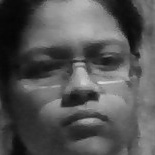
#> input picture FACE DETECTION - CV/dataset/blueJ/1.jpg, 155 x 155 px, given in place of the camera
$ jupyter execute 'Face Detection .ipynb'   (text cells are left out)
#> lines starting #> are read from the running program, lines starting #| are printed output that depends on the picture; after the words box and inside, x2 and y2 are one past the last pixel; in counts of white or black regions, pixels touching at a corner belong together
[cell 1]
import cv2
import os

[cell 2]
alg = 'haarcascade_frontalface_default.xml'

haar_cascade = cv2.CascadeClassifier(alg)

cam = cv2.VideoCapture(0)
while True:
    _, img = cam.read()
#> img is the input picture: shape (155, 155, 3); min 5, max 219, mean 85
    grayImg = cv2.cvtColor(img, cv2.COLOR_BGR2GRAY)
    face = haar_cascade.detectMultiScale(grayImg, 1.3, 4)
#> face = [[14, 11, 128, 128]]
    for (x,y,w,h) in face:
        cv2.rectangle(img, (x,y), (x+w, y+h), (0,255,0), 2)
#> this loop made 1 pass
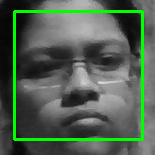
#> img: shape (155, 155, 3); 6.38% of pixels changed, all inside (x1, y1, x2, y2) = (13, 10, 144, 141)
    cv2.imshow('FaceDetection', img)
    key = cv2.waitKey(10)
#> (key Esc is pressed here)
    if key == 27: # pressing an escape button
        break
cam.release()
cv2.destroyAllWindows()

[cell 3]
dataset = 'dataset'
name = 'blueJ'

path = os.path.join(dataset, name)
if not os.path.isdir(path):
    os.mkdir(path)
(width, height) = (130, 100)

alg = 'haarcascade_frontalface_default.xml'
haar_cascade = cv2.CascadeClassifier(alg)
cam = cv2.VideoCapture(0)

count = 1
# print('No Person Detected')
while count < 31: # it will capture upto 30 images
    print(count)
    _, img = cam.read()
    grayImg = cv2.cvtColor(img, cv2.COLOR_BGR2GRAY)
    face = haar_cascade.detectMultiScale(grayImg, 1.3, 4)
    for (x,y,w,h) in face:
        cv2.rectangle(img, (x,y),(x+w,y+h), (0,255,0), 2)
        faceOnly = grayImg[y: y+h, x:x+w]
        resizeImg = cv2.resize(faceOnly, (width,height))
        cv2.imwrite('%s/%s.jpg' %(path, count), faceOnly)
        count += 1
#> this loop made 1 pass
#> (x, y, w, h, count) on pass 1: (14, 11, 128, 128, 2)
#> pass 1, `faceOnly = grayImg[y: y+h, x:x+w]`:
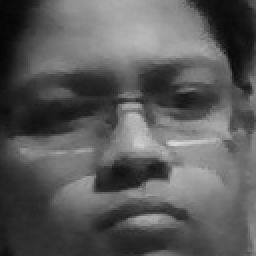
#> faceOnly: shape (128, 128) (shown 2 times larger); min 6, max 219, mean 90.2
#> pass 1, `resizeImg = cv2.resize(faceOnly, (width,height))`:
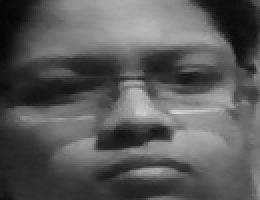
#> resizeImg: shape (100, 130) (shown 2 times larger); min 6, max 214, mean 90.1
#> after the loop, count = 2
#         print('Person detected')
#     print('No Person Detected')
    cv2.imshow('FaceDetection', img)
    key = cv2.waitKey(10)
#> (key Esc is pressed here)
    if key == 27:
        break
cam.release()

$ run again, on FACE DETECTION - CV/dataset/blueJ/10.jpg
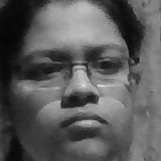
#> input picture FACE DETECTION - CV/dataset/blueJ/10.jpg, 161 x 161 px, given in place of the camera
#> img is the input picture: shape (161, 161, 3); min 6, max 220, mean 90.5
#> face = [[14, 11, 134, 134]]
#> the loop `for (x,y,w,h) in face:` made 1 pass
#> after the loop `for (x,y,w,h) in face:`:
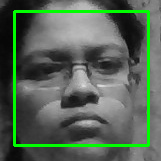
#> img: shape (161, 161, 3); 6.19% of pixels changed, all inside (x1, y1, x2, y2) = (13, 10, 150, 147)
#> the loop `for (x,y,w,h) in face:` made 1 pass
#> (x, y, w, h, count) on pass 1: (14, 11, 134, 134, 2)
#> pass 1, `resizeImg = cv2.resize(faceOnly, (width,height))`:
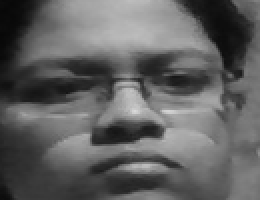
#> resizeImg: shape (100, 130) (shown 2 times larger); min 7, max 218, mean 96.8
#> after the loop `for (x,y,w,h) in face:`: count = 2
